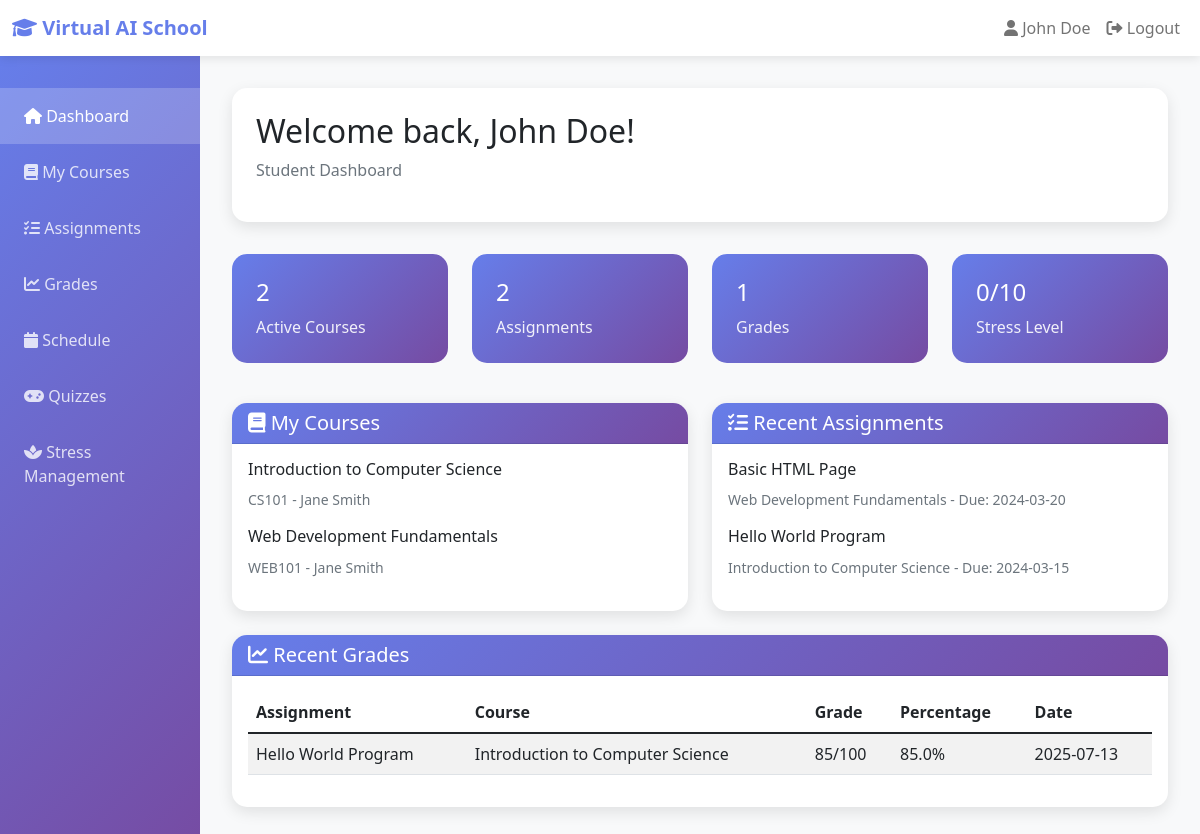
The app's page /student/dashboard (signed in) with its own data.
### models.py (models this page shows, shortened)
class User(UserMixin, db.Model):
    id = db.Column(db.Integer, primary_key=True)
    username = db.Column(db.String(80), unique=True, nullable=False)
    email = db.Column(db.String(120), unique=True, nullable=False)
    password_hash = db.Column(db.String(128))
    role = db.Column(db.String(20), default='student')  # student, teacher, admin
    first_name = db.Column(db.String(50), nullable=False)
    last_name = db.Column(db.String(50), nullable=False)
    created_at = db.Column(db.DateTime, default=datetime.utcnow)
    last_login = db.Column(db.DateTime)
    is_active = db.Column(db.Boolean, default=True)
    avatar_url = db.Column(db.String(200))
    language_preference = db.Column(db.String(10), default='en')
    stress_level = db.Column(db.Integer, default=0)  # 0-10 scale
    enrollments = db.relationship('Enrollment', backref='user', lazy=True)
    assignments_submitted = db.relationship('Assignment', foreign_keys='Assignment.submitted_by', backref='submitter', lazy=True)
    grades_received = db.relationship('Grade', foreign_keys='Grade.student_id', backref='student', lazy=True)
    notifications = db.relationship('Notification', backref='user', lazy=True)
    def get_full_name(self):
        return f"{self.first_name} {self.last_name}"

class Course(db.Model):
    id = db.Column(db.Integer, primary_key=True)
    name = db.Column(db.String(100), nullable=False)
    code = db.Column(db.String(20), unique=True, nullable=False)
    description = db.Column(db.Text)
    teacher_id = db.Column(db.Integer, db.ForeignKey('user.id'), nullable=False)
    created_at = db.Column(db.DateTime, default=datetime.utcnow)
    is_active = db.Column(db.Boolean, default=True)
    max_students = db.Column(db.Integer, default=30)
    teacher = db.relationship('User', backref='courses_taught')
    enrollments = db.relationship('Enrollment', backref='course', lazy=True)
    assignments = db.relationship('Assignment', backref='course', lazy=True)

class Assignment(db.Model):
    id = db.Column(db.Integer, primary_key=True)
    title = db.Column(db.String(200), nullable=False)
    description = db.Column(db.Text)
    course_id = db.Column(db.Integer, db.ForeignKey('course.id'), nullable=False)
    due_date = db.Column(db.DateTime, nullable=False)
    max_points = db.Column(db.Integer, default=100)
    created_at = db.Column(db.DateTime, default=datetime.utcnow)
    submitted_by = db.Column(db.Integer, db.ForeignKey('user.id'))
    submission_date = db.Column(db.DateTime)
    submission_file = db.Column(db.String(200))
    grades = db.relationship('Grade', backref='assignment', lazy=True)

class Grade(db.Model):
    id = db.Column(db.Integer, primary_key=True)
    assignment_id = db.Column(db.Integer, db.ForeignKey('assignment.id'), nullable=False)
    student_id = db.Column(db.Integer, db.ForeignKey('user.id'), nullable=False)
    points_earned = db.Column(db.Integer, nullable=False)
    feedback = db.Column(db.Text)
    graded_at = db.Column(db.DateTime, default=datetime.utcnow)
    graded_by = db.Column(db.Integer, db.ForeignKey('user.id'))
    grader = db.relationship('User', foreign_keys=[graded_by], backref='grades_given')
    def get_percentage(self):
        if self.assignment.max_points > 0:
            return (self.points_earned / self.assignment.max_points) * 100
        return 0

### routes/student.py (the view)
@student_bp.route('/dashboard')
@login_required
def dashboard():
    if current_user.role != 'student':
        flash('Access denied. Students only.', 'error')
        return redirect(url_for('index'))
    enrollments = Enrollment.query.filter_by(user_id=current_user.id, is_active=True).all()
    courses = [enrollment.course for enrollment in enrollments]
    assignments = Assignment.query.join(Course).join(Enrollment).filter(
        Enrollment.user_id == current_user.id,
        Enrollment.is_active == True
    ).order_by(Assignment.due_date.desc()).limit(5).all()
    grades = Grade.query.filter_by(student_id=current_user.id).order_by(Grade.graded_at.desc()).limit(5).all()
    return render_template('dashboard.html',
                         user=current_user,
                         courses=courses,
                         assignments=assignments,
                         grades=grades)

### app.py (called while the page is built)
@login_manager.user_loader
def load_user(user_id):
    return User.query.get(int(user_id))

### templates/dashboard.html (shortened to what this page needs)
<!DOCTYPE html>
<html lang="en">
<head>
    <link href="https://cdn.jsdelivr.net/npm/bootstrap@5.1.3/dist/css/bootstrap.min.css" rel="stylesheet">
    <link href="https://cdnjs.cloudflare.com/ajax/libs/font-awesome/6.0.0/css/all.min.css" rel="stylesheet">
</head>
<body>
    <nav class="navbar navbar-expand-lg navbar-light">
        <div class="container-fluid">
            <a class="navbar-brand" href="#">
                <i class="fas fa-graduation-cap"></i> Virtual AI School
            </a>
            <div class="navbar-nav ms-auto">
                <a class="nav-link" href="{{ url_for('auth.profile') }}">
                    <i class="fas fa-user"></i> {{ user.get_full_name() }}
                </a>
                <a class="nav-link" href="{{ url_for('auth.logout') }}">
                    <i class="fas fa-sign-out-alt"></i> Logout
                </a>
            </div>
        </div>
    </nav>
    <div class="container-fluid">
        <div class="row">
            <div class="col-md-2 sidebar">
                <div class="nav flex-column">
                    <a class="nav-link active" href="{{ url_for('student.dashboard') }}">
                        <i class="fas fa-home"></i> Dashboard
                    </a>
                    <a class="nav-link" href="{{ url_for('student.courses') }}">
                        <i class="fas fa-book"></i> My Courses
                    </a>
                    <a class="nav-link" href="{{ url_for('student.assignments') }}">
                        <i class="fas fa-tasks"></i> Assignments
                    </a>
                    <a class="nav-link" href="{{ url_for('student.grades') }}">
                        <i class="fas fa-chart-line"></i> Grades
                    </a>
                    <a class="nav-link" href="{{ url_for('schedules.view') }}">
                        <i class="fas fa-calendar"></i> Schedule
                    </a>
                    <a class="nav-link" href="{{ url_for('gamification.quiz') }}">
                        <i class="fas fa-gamepad"></i> Quizzes
                    </a>
                    <a class="nav-link" href="{{ url_for('stress.management') }}">
                        <i class="fas fa-spa"></i> Stress Management
                    </a>
                </div>
            </div>
            <div class="col-md-10 main-content">
                <div class="user-profile">
                    <h2>Welcome back, {{ user.get_full_name() }}!</h2>
                    <p class="text-muted">{{ user.role.title() }} Dashboard</p>
                </div>
                <div class="row">
                    <div class="col-md-3">
                        <div class="stats-card">
                            <h4>{{ courses|length }}</h4>
                            <p>Active Courses</p>
                        </div>
                    </div>
                    <div class="col-md-3">
                        <div class="stats-card">
                            <h4>{{ assignments|length }}</h4>
                            <p>Assignments</p>
                        </div>
                    </div>
                    <div class="col-md-3">
                        <div class="stats-card">
                            <h4>{{ grades|length }}</h4>
                            <p>Grades</p>
                        </div>
                    </div>
                    <div class="col-md-3">
                        <div class="stats-card">
                            <h4>{{ user.stress_level }}/10</h4>
                            <p>Stress Level</p>
                        </div>
                    </div>
                </div>
                <div class="row mt-4">
                    <div class="col-md-6">
                        <div class="card">
                            <div class="card-header">
                                <h5 class="mb-0">
                                    <i class="fas fa-book"></i> My Courses
                                </h5>
                            </div>
                            <div class="card-body">
                                {% if courses %}
                                    {% for course in courses %}
                                        <div class="mb-3">
                                            <h6>{{ course.name }}</h6>
                                            <small class="text-muted">{{ course.code }} - {{ course.teacher.get_full_name() }}</small>
                                        </div>
                                    {% endfor %}
                                {% else %}
                                    <p class="text-muted">No courses enrolled yet.</p>
                                {% endif %}
                            </div>
                        </div>
                    </div>
                    <div class="col-md-6">
                        <div class="card">
                            <div class="card-header">
                                <h5 class="mb-0">
                                    <i class="fas fa-tasks"></i> Recent Assignments
                                </h5>
                            </div>
                            <div class="card-body">
                                {% if assignments %}
                                    {% for assignment in assignments %}
                                        <div class="mb-3">
                                            <h6>{{ assignment.title }}</h6>
                                            <small class="text-muted">
                                                {{ assignment.course.name }} - Due: {{ assignment.due_date.strftime('%Y-%m-%d') }}
                                            </small>
                                        </div>
                                    {% endfor %}
                                {% else %}
                                    <p class="text-muted">No assignments yet.</p>
                                {% endif %}
                            </div>
                        </div>
                    </div>
                </div>
                <div class="row mt-4">
                    <div class="col-md-12">
                        <div class="card">
                            <div class="card-header">
                                <h5 class="mb-0">
                                    <i class="fas fa-chart-line"></i> Recent Grades
                                </h5>
                            </div>
                            <div class="card-body">
                                {% if grades %}
                                    <div class="table-responsive">
                                        <table class="table table-striped">
                                            <thead>
                                                <tr>
                                                    <th>Assignment</th>
                                                    <th>Course</th>
                                                    <th>Grade</th>
                                                    <th>Percentage</th>
                                                    <th>Date</th>
                                                </tr>
                                            </thead>
                                            <tbody>
                                                {% for grade in grades %}
                                                    <tr>
                                                        <td>{{ grade.assignment.title }}</td>
                                                        <td>{{ grade.assignment.course.name }}</td>
                                                        <td>{{ grade.points_earned }}/{{ grade.assignment.max_points }}</td>
                                                        <td>{{ "%.1f"|format(grade.get_percentage()) }}%</td>
                                                        <td>{{ grade.graded_at.strftime('%Y-%m-%d') }}</td>
                                                    </tr>
                                                {% endfor %}
                                            </tbody>
                                        </table>
                                    </div>
                                {% else %}
                                    <p class="text-muted">No grades yet.</p>
                                {% endif %}
                            </div>
                        </div>
                    </div>
                </div>
            </div>
        </div>
    </div>
</body>
</html>

### templates/dashboard.html (style rules this page uses)
body { background-color: #f8f9fa; font-family: 'Segoe UI', Tahoma, Geneva, Verdana, sans-serif; }
.sidebar { background: linear-gradient(135deg, #667eea 0%, #764ba2 100%); min-height: 100vh; padding: 2rem 0; }
.sidebar .nav-link { color: rgba(255, 255, 255, 0.8); padding: 1rem 1.5rem; transition: all 0.3s; }
.sidebar .nav-link.active { color: white; background-color: rgba(255, 255, 255, 0.2); }
.main-content { padding: 2rem; }
.card { border: none; border-radius: 15px; box-shadow: 0 5px 15px rgba(0, 0, 0, 0.1); transition: transform 0.3s; }
.card-header { background: linear-gradient(135deg, #667eea 0%, #764ba2 100%); color: white; border-radius: 15px 15px 0 0 !important; }
.stats-card { background: linear-gradient(135deg, #667eea 0%, #764ba2 100%); color: white; border-radius: 15px; padding: 1.5rem; margin-bottom: 1rem; }
.stats-card h4 { margin-bottom: 0.5rem; }
.stats-card p { margin-bottom: 0; opacity: 0.9; }
.user-profile { background: white; border-radius: 15px; padding: 1.5rem; margin-bottom: 2rem; box-shadow: 0 5px 15px rgba(0, 0, 0, 0.1); }
.navbar { background: white; box-shadow: 0 2px 10px rgba(0, 0, 0, 0.1); }
.navbar-brand { font-weight: 600; color: #667eea !important; }

### records on screen
User: get_full_name "John Doe", role "Student", stress_level "0"
Course: name "Introduction to Computer Science", code "CS101", teacher.get_full_name "Jane Smith"
Course: name "Web Development Fundamentals", code "WEB101", teacher.get_full_name "Jane Smith"
Assignment: title "Basic HTML Page", course.name "Web Development Fundamentals", due_date "2024-03-20"
Assignment: title "Hello World Program", course.name "Introduction to Computer Science", due_date "2024-03-15", get_percentage "85.0"
Grade: assignment "Hello World Program", assignment.course.name "Introduction to Computer Science", points_earned "85", assignment.max_points "100", graded_at "2025-07-13"

### other values on screen
{{ courses|length }} "2"
{{ assignments|length }} "2"
{{ grades|length }} "1"
